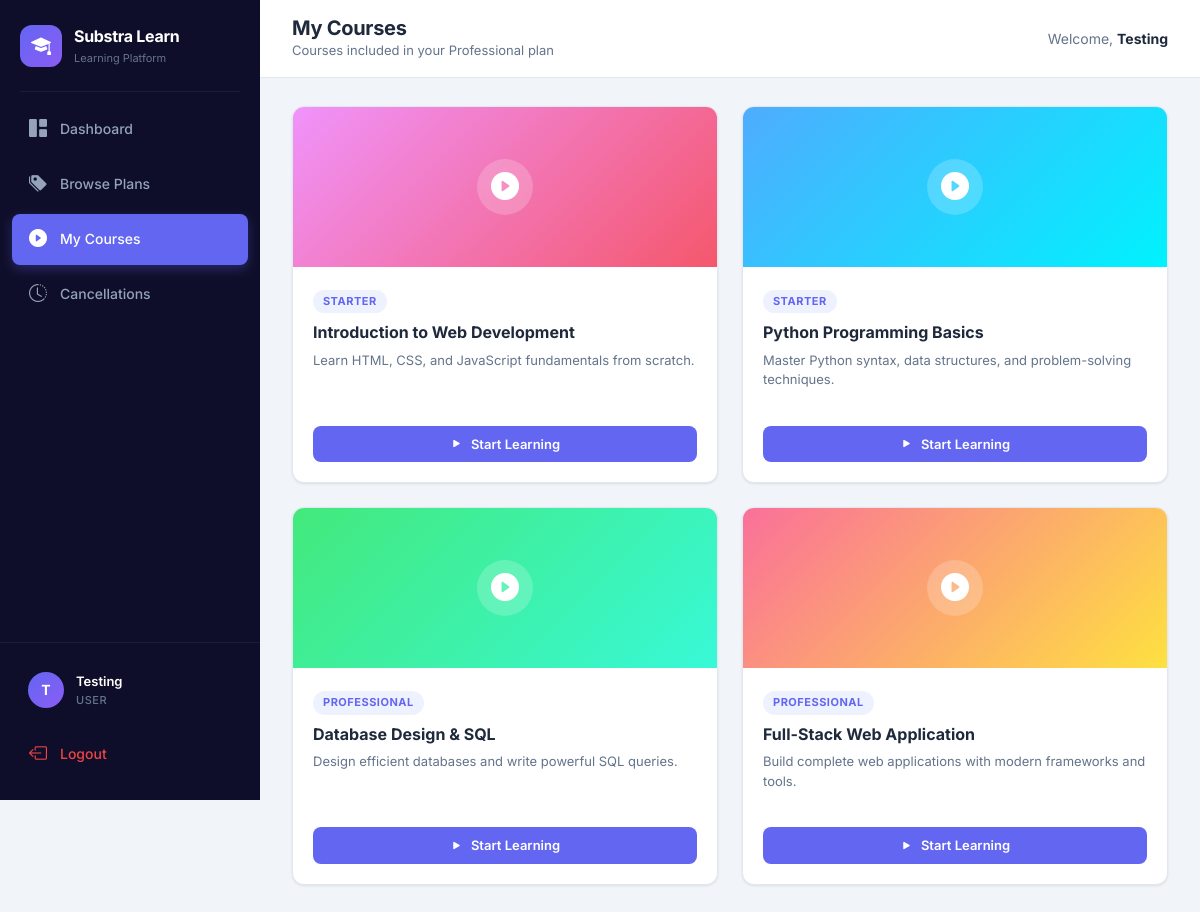
The page /my-courses (signed in) on the database its author committed.
### tables this page shows
CREATE TABLE plans (
    id INTEGER PRIMARY KEY AUTOINCREMENT,
    name TEXT NOT NULL,
    description TEXT DEFAULT '',
    price REAL NOT NULL,
    billing_cycle TEXT NOT NULL,
    status TEXT DEFAULT 'active',
    created_at TEXT DEFAULT (datetime('now'))
);

CREATE TABLE courses (
    id INTEGER PRIMARY KEY AUTOINCREMENT,
    title TEXT NOT NULL,
    description TEXT DEFAULT '',
    plan_id INTEGER NOT NULL,
    created_at TEXT DEFAULT (datetime('now')),
    FOREIGN KEY (plan_id) REFERENCES plans(id)
);

### app.py (the view)
@app.route('/my-courses')
@login_required
def my_courses():
    conn = get_db()
    active_sub = conn.execute("""
        SELECT s.*, p.name as plan_name, p.price
        FROM subscriptions s
        JOIN plans p ON s.plan_id = p.id
        WHERE s.user_id = ? AND s.status = 'active'
        ORDER BY s.id DESC LIMIT 1
    """, (session['user_id'],)).fetchone()
    courses = []
    if active_sub:
        courses = conn.execute("""
            SELECT c.*, p.name as plan_name FROM courses c
            JOIN plans p ON c.plan_id = p.id
            WHERE p.price <= ?
            ORDER BY p.price, c.title
        """, (active_sub['price'],)).fetchall()
    conn.close()
    return render_template('my_courses.html', courses=courses, active_sub=active_sub)

### app.py (called while the page is built)
def get_db():
    conn = sqlite3.connect('database.db')
    conn.row_factory = sqlite3.Row
    return conn

def login_required(func):
    @wraps(func)
    def wrapper(*args, **kwargs):
        if "user_id" not in session:
            return redirect("/login")
        return func(*args, **kwargs)
    return wrapper

### templates/my_courses.html (shortened to what this page needs)
{% extends "base.html" %}
{% block page_title %}My Courses{% endblock %}
{% block page_subtitle %}{% if active_sub %}Courses included in your {{ active_sub['plan_name'] }} plan{% else %}Subscribe to a plan to access courses{% endif %}{% endblock %}
{% block content %}
{% if active_sub and courses %}
<div class="courses-grid">
    {% for course in courses %}
    <div class="course-card">
        <div class="course-thumb course-thumb-{{ (loop.index % 6) + 1 }}">
            <div class="course-thumb-overlay">
                <i class="bi bi-play-circle-fill"></i>
            </div>
        </div>
        <div class="course-body">
            <span class="course-plan-badge">{{ course['plan_name'] }}</span>
            <h4 class="course-title">{{ course['title'] }}</h4>
            <p class="course-description">{{ course['description'] }}</p>
        </div>
        <div class="course-footer">
            <button class="btn-custom btn-primary-custom btn-sm w-100">
                <i class="bi bi-play-fill"></i> Start Learning
            </button>
        </div>
    </div>
    {% endfor %}
</div>
{% endif %}
{% endblock %}

### templates/base.html (shortened to what this page needs)
<!DOCTYPE html>
<html lang="en">
<head>
    <link href="https://cdn.jsdelivr.net/npm/bootstrap@5.3.0/dist/css/bootstrap.min.css" rel="stylesheet">
    <link href="https://cdn.jsdelivr.net/npm/bootstrap-icons@1.11.0/font/bootstrap-icons.css" rel="stylesheet">
    <link href="/static/style.css" rel="stylesheet">
</head>
<body>
{% if session.get('user_id') %}
<aside class="sidebar" id="sidebar">
    <div class="sidebar-brand">
        <div class="brand-icon">
            <i class="bi bi-mortarboard-fill"></i>
        </div>
        <div>
            <span class="brand-name">Substra Learn</span>
            <span class="brand-tagline">Learning Platform</span>
        </div>
    </div>
    <div class="sidebar-divider"></div>
    <nav class="sidebar-nav">
        {% if session.get('role') == 'admin' %}
            <a href="/admin" class="nav-item {% if request.path == '/admin' %}active{% endif %}">
                <i class="bi bi-grid-1x2-fill"></i>
                <span>Dashboard</span>
            </a>
            <a href="/admin/users" class="nav-item {% if request.path == '/admin/users' %}active{% endif %}">
                <i class="bi bi-people-fill"></i>
                <span>Users</span>
            </a>
            <a href="/admin/courses" class="nav-item {% if request.path == '/admin/courses' %}active{% endif %}">
                <i class="bi bi-journal-text"></i>
                <span>Courses</span>
            </a>
            <a href="/admin/cancellations" class="nav-item {% if request.path == '/admin/cancellations' %}active{% endif %}">
                <i class="bi bi-x-circle-fill"></i>
                <span>Cancellations</span>
                {% if session.get('pending_count') %}
                <span class="nav-badge">{{ session.get('pending_count') }}</span>
                {% endif %}
            </a>
            <a href="/admin/reports" class="nav-item {% if request.path == '/admin/reports' %}active{% endif %}">
                <i class="bi bi-bar-chart-fill"></i>
                <span>Reports</span>
            </a>
        {% else %}
            <a href="/dashboard" class="nav-item {% if request.path == '/dashboard' %}active{% endif %}">
                <i class="bi bi-grid-1x2-fill"></i>
                <span>Dashboard</span>
            </a>
            <a href="/plans" class="nav-item {% if request.path == '/plans' %}active{% endif %}">
                <i class="bi bi-tags-fill"></i>
                <span>Browse Plans</span>
            </a>
            <a href="/my-courses" class="nav-item {% if request.path == '/my-courses' %}active{% endif %}">
                <i class="bi bi-play-circle-fill"></i>
                <span>My Courses</span>
            </a>
            <a href="/cancellation-status" class="nav-item {% if request.path == '/cancellation-status' %}active{% endif %}">
                <i class="bi bi-clock-history"></i>
                <span>Cancellations</span>
            </a>
        {% endif %}
    </nav>
    <div class="sidebar-footer">
        <div class="user-card">
            <div class="user-avatar">
                {{ session.get('user_name', 'U')[0]|upper }}
            </div>
            <div class="user-info">
                <span class="user-name">{{ session.get('user_name') }}</span>
                <span class="user-role">{{ session.get('role')|upper }}</span>
            </div>
        </div>
        <a href="/logout" class="nav-item logout-btn">
            <i class="bi bi-box-arrow-left"></i>
            <span>Logout</span>
        </a>
    </div>
</aside>
<main class="main-content">
    <header class="topbar">
        <div class="topbar-left">
            <div>
                <h1 class="page-title">{% block page_title %}Dashboard{% endblock %}</h1>
                <p class="page-subtitle">{% block page_subtitle %}{% endblock %}</p>
            </div>
        </div>
        <div class="topbar-right">
            <span class="topbar-greeting">Welcome, <strong>{{ session.get('user_name') }}</strong></span>
        </div>
    </header>
    <div class="page-content">
        {% block content %}{% endblock %}
    </div>
</main>
{% else %}
    {% block auth_content %}{% endblock %}
{% endif %}
</body>
</html>

### rows shown on the page
plans: plan_name "Professional"
courses: plan_name "STARTER", title "Introduction to Web Development", description "Learn HTML, CSS, and JavaScript fundamentals from scratch."
courses: plan_name "STARTER", title "Python Programming Basics", description "Master Python syntax, data structures, and problem-solving techniques."
courses: plan_name "PROFESSIONAL", title "Database Design & SQL", description "Design efficient databases and write powerful SQL queries."
courses: plan_name "PROFESSIONAL", title "Full-Stack Web Application", description "Build complete web applications with modern frameworks and tools."

### other values the page prints
{{ session.get('user_name', 'U')[0]|upper }} "T"
{{ session.get('user_name') }} "Testing"
{{ session.get('role')|upper }} "USER"
